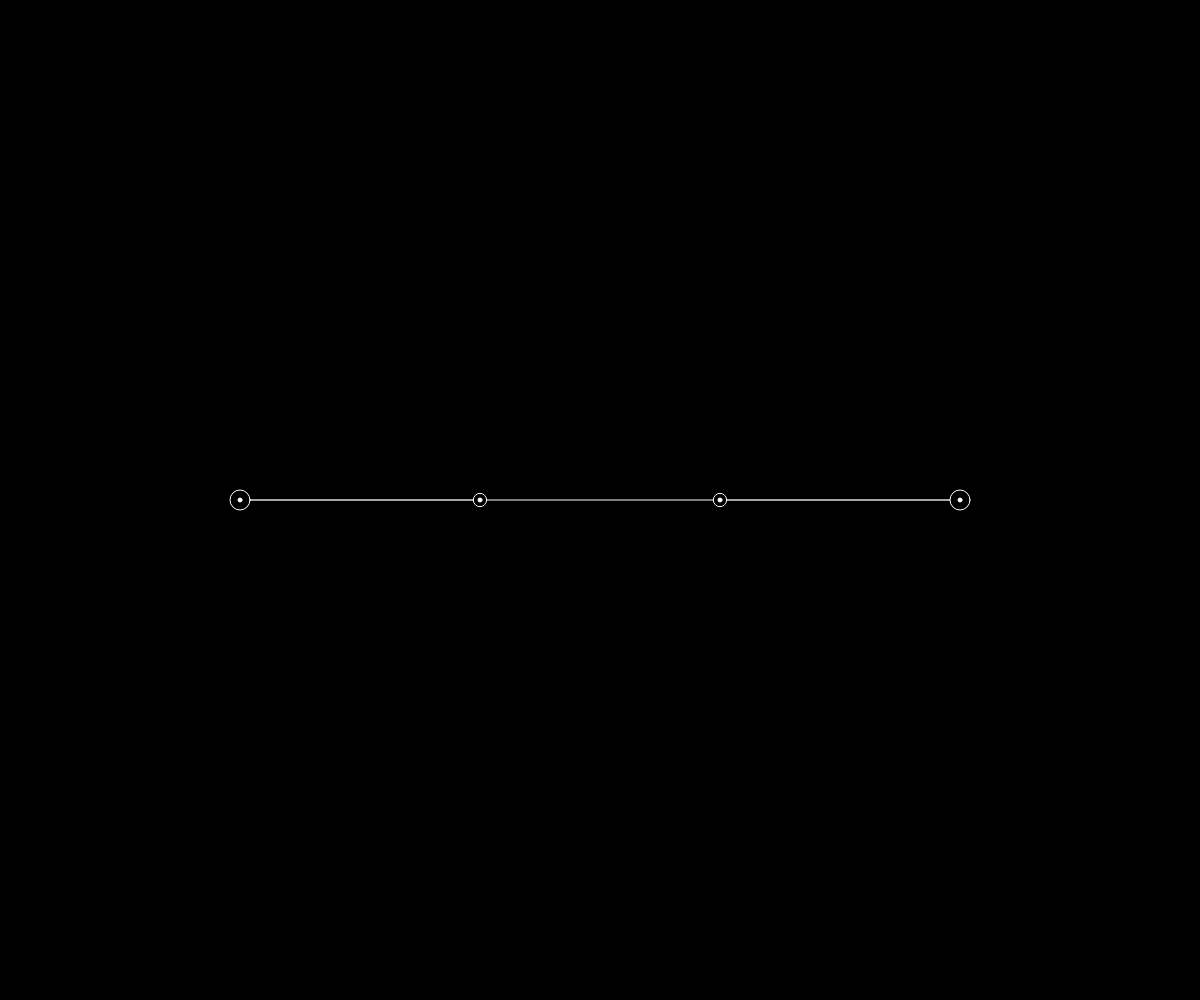
Frame 1 (no input)
Frame 60 (no input): identical to frame 1, image omitted
Frame 120 (the mouse pressed at the canvas centre since frame 60): identical to frame 1, image omitted

The p5.js sketch that drew this single still picture (run headless with seeded random() and noise() and a simulated clock; from frame 60 on, the mouse is pressed at the canvas centre):

// p5.js sketch
// ── sketch.js
let anchor1;
let control1;
let control2;
let anchor12;

let circles = [];

const circleSize = 20;

function setup() {
  createCanvas(windowWidth, windowHeight);
  stroke(255);
  noFill();

  anchor1 = new Circle((width * 1) / 5, height / 2, circleSize, "anchor1");
  control1 = new Circle((width * 2) / 5, height / 2, circleSize * 2 / 3, "control1");
  control2 = new Circle((width * 3) / 5, height / 2, circleSize * 2/3, "control2");
  anchor2 = new Circle((width * 4) / 5, height / 2, circleSize, "anchor2");

  circles = [anchor1, control1, control2, anchor2];

}

function draw() {
  background(0);

  stroke(150);
  line(anchor1.x, anchor1.y, control1.x, control1.y);
  line(control2.x, control2.y, anchor2.x, anchor2.y);

  stroke(255);
  bezier(anchor1.x, anchor1.y, control1.x, control1.y, control2.x, control2.y, anchor2.x, anchor2.y);

  for(let i = 0; i < circles.length; i ++) {
    circles[i].update();
    circles[i].draw();
  }
  
}

class Circle {
  constructor(x, y, size, name) {
    this._x = x;
    this._y = y;
    this._size = size;

    this._name = name;

    this._color = 0;
    this._thisIsPressed = false;
  }

  update() {
    if (dist(this._x, this._y, mouseX, mouseY) <= 4) {
      this._color = 100;

      if (mouseIsPressed) {
        this._thisIsPressed = true;

      }

    } else {
        this._color = 0;  

    }

    if (this._thisIsPressed) {
      if (mouseIsPressed != true) {
        this._thisIsPressed = false;

      } else {
        this._x = mouseX;
        this._y = mouseY;

        this._color = 200;

      }


    }

  }

  draw() {
    stroke(255);
    fill(this._color);
    ellipse(this._x, this._y, this._size, this._size);
    fill(255);
    ellipse(this._x, this._y, 4, 4);
  }

  get x() {
    return this._x;
  }

  get y() {
    return this._y;
  }
}
